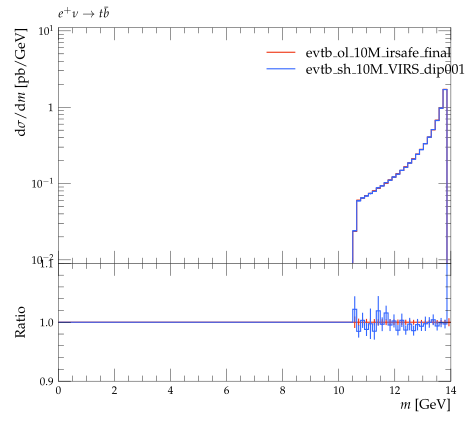

This chart was generated by the following Python code:
#! /usr/bin/env python

# This Python script was auto-generated using YODA v2.0.0.
# Analysis object: /evtb/cutEg_tjb_m
# Timestamp: 16-04-2024 (13:49:16)

import matplotlib as mpl
import matplotlib.pyplot as plt
mpl.use('Agg') # comment out for interactive use
import os
import numpy as np

plotDir = os.path.split(os.path.realpath(__file__))[0]
if 'YODA_USER_PLOT_PATH' in globals():
    plot_outdir = globals()['YODA_USER_PLOT_PATH']
else:
    plot_outdir = plotDir

#plot style
plt.style.use(os.path.join(plotDir, '../default.mplstyle'))
# plot metadata
figW, figH = plt.rcParams['figure.figsize']
ax_xLabel = r'$m$ [GeV]'
ax_yLabel = r'$\mathrm{d}\sigma / \mathrm{d} m$ [pb/GeV]'
ax_title  = r'$e^+ \nu \to t \bar b$'
ax_xScale = 'linear'
ax_yScale = 'log'
xLims = (0.0, 14.0)
yLims = (0.009000000000000001, 11.0)

# TeX-friendly labels for the legend
labels = [ r"evtb\_ol\_10M\_irsafe\_final", r"evtb\_sh\_10M\_VIRS\_dip001\_irsafe\_final" ]

# Create figure and axis objects
fig, (ax, ratio0_ax) = plt.subplots(2, 1, sharex=True,
                  figsize=(figW,figH), gridspec_kw={'height_ratios': (2, 1)})
ratio0_ax.yaxis.set_major_locator(mpl.ticker.MultipleLocator(0.1))
ratio0_ax.set_ylim(0.9, 1.1)
ratio0_ax.set_ylabel('Ratio')

# LineColor map: curve index -> color
linecolors = {0: '#EE3311', 1: '#3366FF'}
# the numerical data is stored in a separate file
dataf = dict()
prefix = os.path.split(__file__)[0]
if prefix:    prefix = prefix + '/'
exec(open(prefix+'cutEg_tjb_m__data.py').read(), dataf)


legend_handles = [] # keep track of handles for the legend

# style options for curves
# starts at zorder>=5 to draw curve on top of legend
styles = {
  'curve0': {
    'color' : linecolors[0],
    'linestyle' : '-',
    'marker' : 'o',
    'zorder' : 5,
    'histstyle' : True,
  },
  'curve1': {
    'color' : linecolors[1],
    'linestyle' : '-',
    'marker' : 'o',
    'zorder' : 6,
    'histstyle' : True,
  },
}
# curve from input yoda files in main panel
for label in dataf['yvals'].keys():
    if all(np.isnan(v) for v in dataf['yvals'][label]):
        continue
    tmp = None
    if styles[label]['histstyle']: # draw as histogram
        tmp, = ax.plot(dataf['xedges'], dataf['yedges'][label],
                       color=styles[label]['color'],
                       linestyle=styles[label]['linestyle'],
                       drawstyle='steps-pre', solid_joinstyle='miter',
                       zorder=styles[label]['zorder'], label=label)
        ax.errorbar(dataf['xpoints'], dataf['yvals'][label], color=styles[label]['color'],
                    xerr=dataf['xerrs'], yerr=[dataf['ydowns'][label], dataf['yups'][label]],
                    linestyle='none', zorder=styles[label]['zorder'])
    else: # draw as scatter
        tmp = ax.errorbar(dataf['xpoints'], dataf['yvals'][label],
                          xerr=dataf['xerrs'],
                          yerr=[ dataf['ydowns'][label],
                          dataf['yups'][label] ],
                          fmt=styles[label]['marker'],
                          ecolor=styles[label]['color'],
                          color=styles[label]['color'], zorder=2)
        tmp[-1][0].set_linestyle(styles[label]['linestyle'])
    legend_handles += [tmp]
    for varLabel in dataf['variation_yvals'].keys():
        if varLabel.startswith(label):
            tmp, = ax.plot(dataf['xedges'], dataf['variation_yvals'][varLabel],
                           color=styles[label]['color'],
                           linestyle=styles[label]['linestyle'],
                           drawstyle='steps-pre', solid_joinstyle='miter',
                           zorder=styles[label]['zorder'], alpha=0.5)


# plots on ratio panel
# curve from input yoda files in ratio panel
for label, yvals in dataf['ratio0_yvals'].items():
    if all(np.isnan(v) for v in yvals):
        continue
    if styles[label]['histstyle']: # plot as histogram
        ratio0_ax.plot(dataf['xedges'], yvals,
                       color=styles[label]['color'],
                       linestyle=styles[label]['linestyle'],
                       drawstyle='steps-pre', zorder=1,
                       solid_joinstyle='miter')
        ratio0_ax.vlines(dataf['xpoints'],
                         dataf['ratio0_ymin'][label],
                         dataf['ratio0_ymax'][label],
                         color=styles[label]['color'], zorder=1)
    else: # plot as scatter
        tmp = ratio0_ax.errorbar(dataf['xpoints'],
                                 yvals, xerr=dataf['xerrs'],
                                 yerr=dataf['ratio0_yerrs'][label],
                                 fmt=styles[label]['marker'],
                                 ecolor=styles[label]['color'],
                                 color=styles[label]['color'])
        tmp[-1][0].set_linestyle(styles[label]['linestyle'])

    for varlabel in dataf['ratio0_variation_vals'].keys():
        if varlabel.startswith(label):
            ratio0_ax.plot(dataf['xedges'],
                            dataf['ratio0_variation_vals'][varlabel],
                            color=styles[label]['color'],
                            linestyle=styles[label]['linestyle'],
                            drawstyle='steps-pre', solid_joinstyle='miter',
                            zorder=1, alpha=0.5)

legend_pos = (0.5, 0.97)
ax.legend(legend_handles, labels, loc='upper left', bbox_to_anchor=legend_pos)

# set plot metadata as defined above
ratio0_ax.set_xlabel(ax_xLabel)
ratio0_ax.xaxis.set_label_coords(1., -.15)
ax.set_ylabel(ax_yLabel, loc='top')
ax.set_title(ax_title, loc='left')
ax.set_xscale(ax_xScale)
ax.set_yscale(ax_yScale)
ax.set_xlim(xLims)
ax.set_ylim(yLims)

# tick formatting
plt.rcParams['xtick.top'] = True
plt.rcParams['ytick.right'] = True
ax.yaxis.set_major_locator(mpl.ticker.LogLocator(base=10.0, numticks=np.inf))
ax.yaxis.set_minor_locator(mpl.ticker.LogLocator(
                           base=10.0, subs=np.arange(0.1, 1, 0.1), numticks=np.inf))
fig.align_ylabels((ax, ratio0_ax))
plt.savefig(os.path.join(plot_outdir, 'cutEg_tjb_m.pdf'), format='PDF')
plt.savefig(os.path.join(plot_outdir, 'cutEg_tjb_m.png'), format='PNG')

plt.close(fig)
